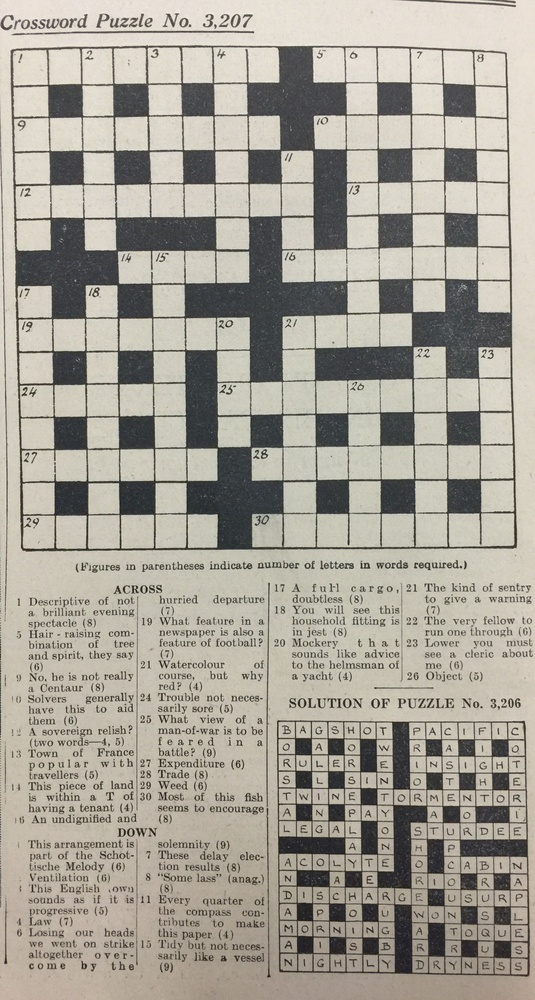
#> input picture computer vision/imagenes/crucigrama.jpg, 535 x 1000 px, shrunk from 1634 x 3053 before the run
$ python tresh.py
#> lines starting #> are read from the running program, lines starting #| are printed output that depends on the picture; after the words box and inside, x2 and y2 are one past the last pixel; in counts of white or black regions, pixels touching at a corner belong together
import cv2
import matplotlib.pyplot as plt
#matplotlib inline

img = cv2.imread('./imagenes/crucigrama.jpg', 0)
#> img: shape (1000, 535); min 16, max 246, mean 162.5

fig = plt.figure(figsize=(10, 10))
ax = fig.add_subplot(111)


corte, threshold1 = cv2.threshold(img, 127, 255, cv2.THRESH_BINARY)
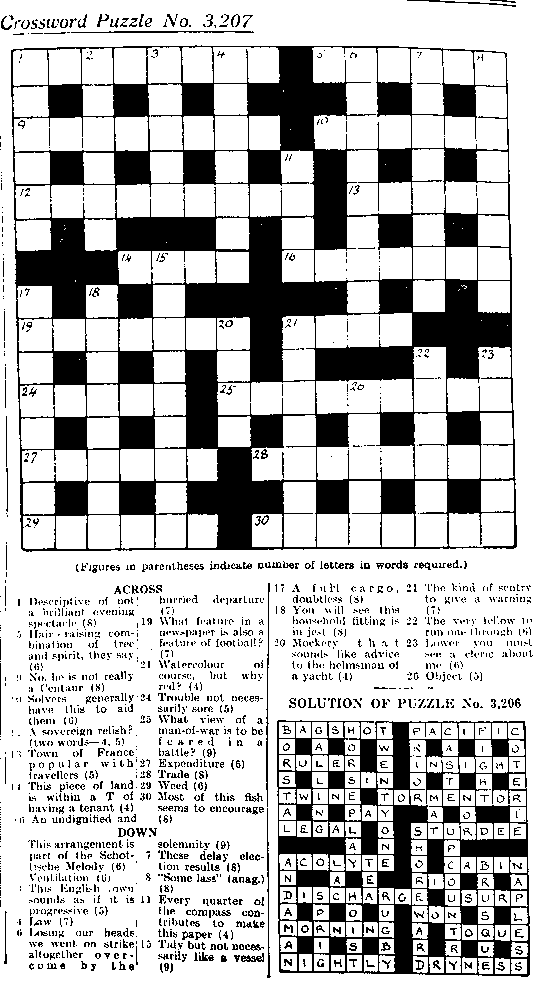
#> threshold1: shape (1000, 535); 74.2% white; 2362 black regions (2033 under 20 px), largest, box (x1, y1, x2, y2) and area: (11, 45, 517, 552) 88749, (277, 720, 530, 977) 24510, (266, 583, 270, 807) 307

ax.imshow(threshold1, cmap='gray')
plt.show()

threshold3 = cv2.adaptiveThreshold(
    img, 255,
    cv2.ADAPTIVE_THRESH_MEAN_C,
    cv2.THRESH_BINARY,
    11, 10
)
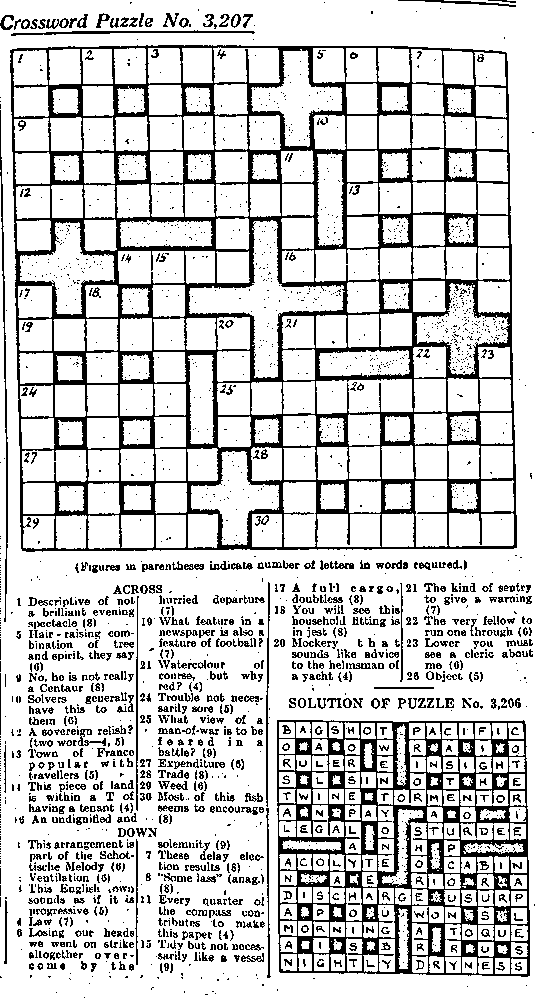
#> threshold3: shape (1000, 535); 80.6% white; 2550 black regions (1661 under 20 px), largest, box (x1, y1, x2, y2) and area: (10, 45, 517, 552) 46329, (277, 720, 530, 977) 19076, (0, 110, 8, 622) 887

fig = plt.figure(figsize=(10, 10))
ax = fig.add_subplot(111)
ax.imshow(threshold3, cmap='gray')
plt.show()

mezcla = cv2.addWeighted(src1=threshold1, alpha= 0.5, src2 = threshold3 , beta = 0.5, gamma = 0)
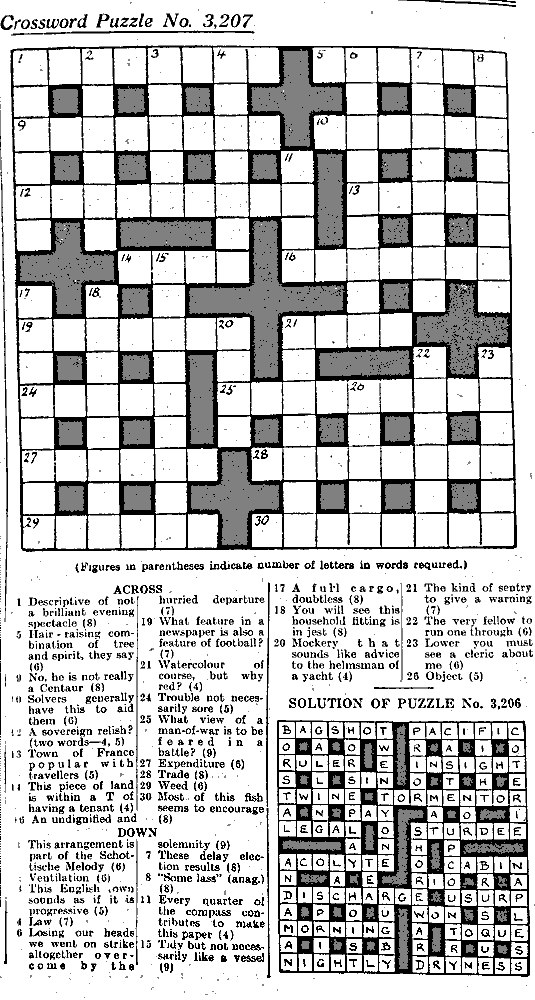
#> mezcla: shape (1000, 535); min 0, max 255, mean 197.3
fig = plt.figure(figsize=(10, 10))
ax = fig.add_subplot(111)
ax.imshow(mezcla, cmap='gray')
plt.show()

$ run again, with computer vision/imagenes/ajedrez_real.jpg copied over computer vision/imagenes/crucigrama.jpg
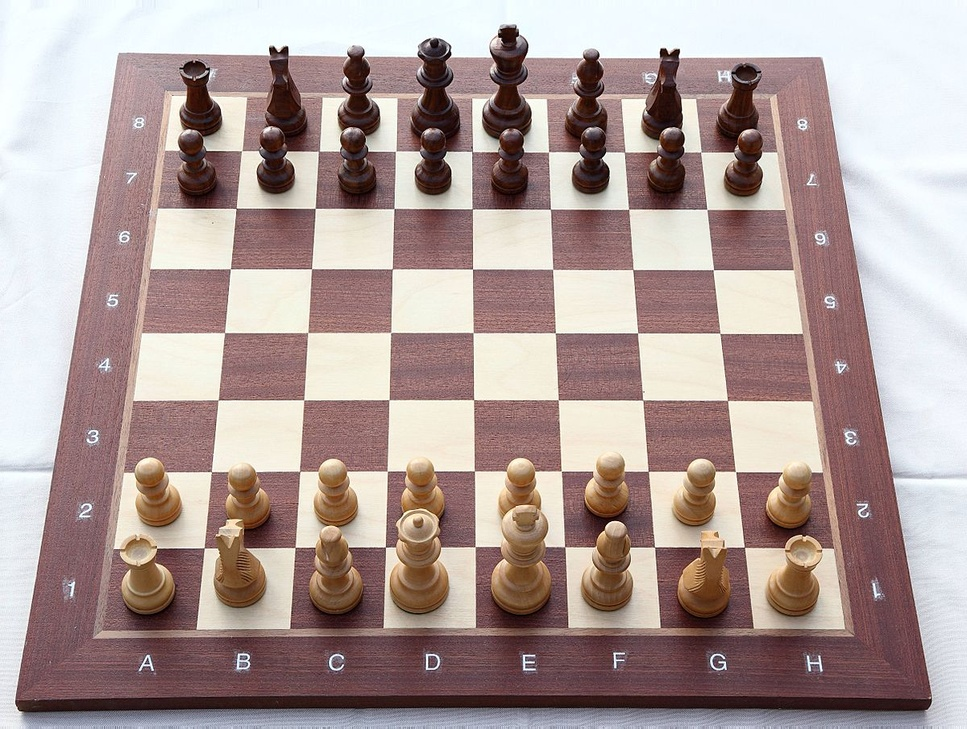
#> input picture computer vision/imagenes/ajedrez_real.jpg, 967 x 729 px, shrunk from 1200 x 905 before the run
#> `corte, threshold1 = cv2.threshold(img, 127, 255, cv2.THRESH_BINARY)`:
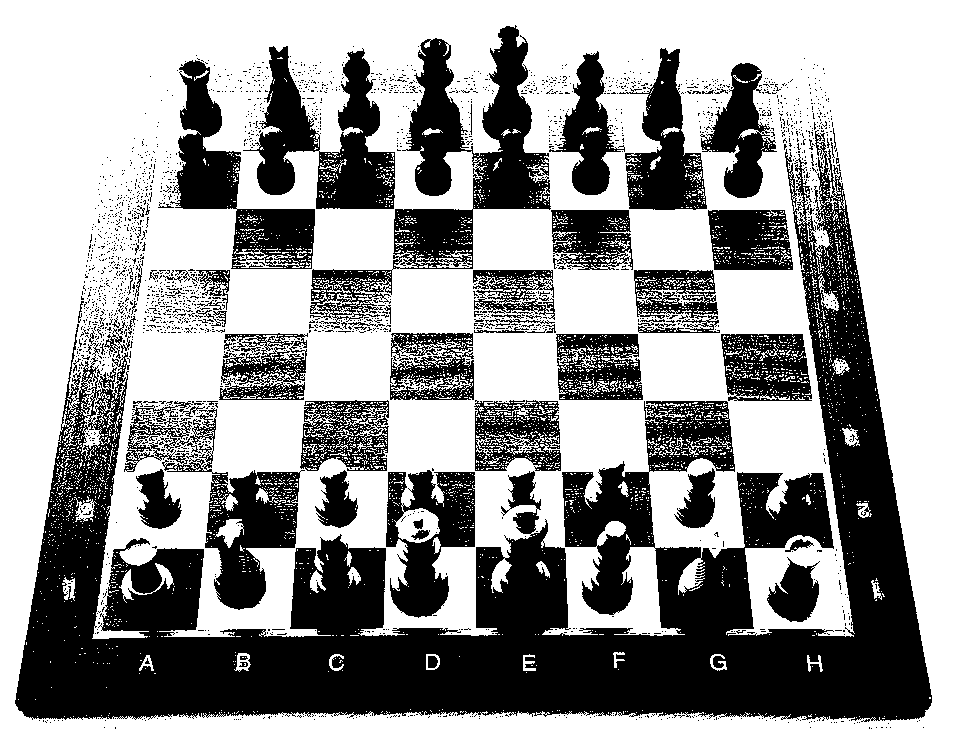
#> threshold1: shape (729, 967); 59.9% white; 2332 black regions (2252 under 20 px), largest, box (x1, y1, x2, y2) and area: (15, 130, 932, 722) 158252, (310, 25, 551, 325) 19185, (243, 46, 395, 209) 11473
#> threshold3: shape (729, 967); 81.2% white; 13164 black regions (12893 under 20 px), largest, box (x1, y1, x2, y2) and area: (97, 96, 835, 634) 38866, (15, 53, 932, 713) 13294, (92, 94, 859, 645) 4669
#> `mezcla = cv2.addWeighted(src1=threshold1, alpha= 0.5, src2 = threshold..`:
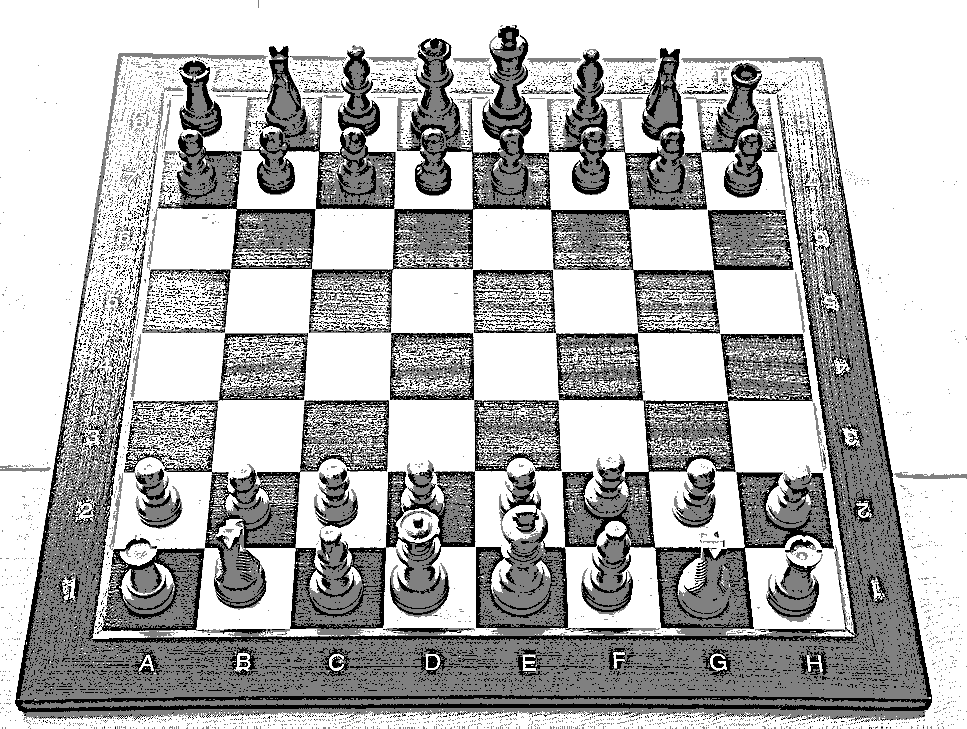
#> mezcla: shape (729, 967); min 0, max 255, mean 180

$ run again, with computer vision/imagenes/ladrillos.jpg copied over computer vision/imagenes/crucigrama.jpg
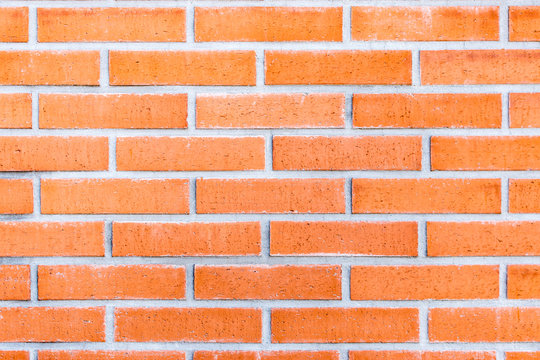
#> input picture computer vision/imagenes/ladrillos.jpg, 540 x 360 px
#> `corte, threshold1 = cv2.threshold(img, 127, 255, cv2.THRESH_BINARY)`:
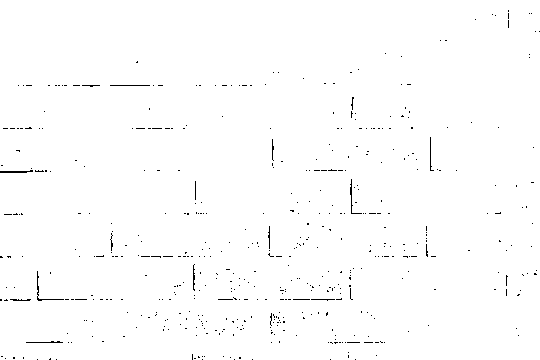
#> threshold1: shape (360, 540); 99.2% white; black in thin lines or dots
#> threshold3: shape (360, 540); 81.9% white; black in thin lines or dots
#> `mezcla = cv2.addWeighted(src1=threshold1, alpha= 0.5, src2 = threshold..`:
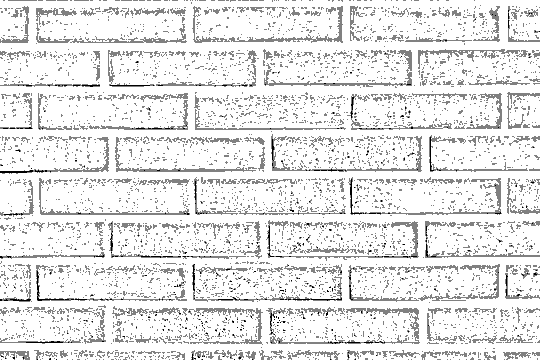
#> mezcla: shape (360, 540); min 0, max 255, mean 231

$ run again, with computer vision/imagenes/perro.jpg copied over computer vision/imagenes/crucigrama.jpg
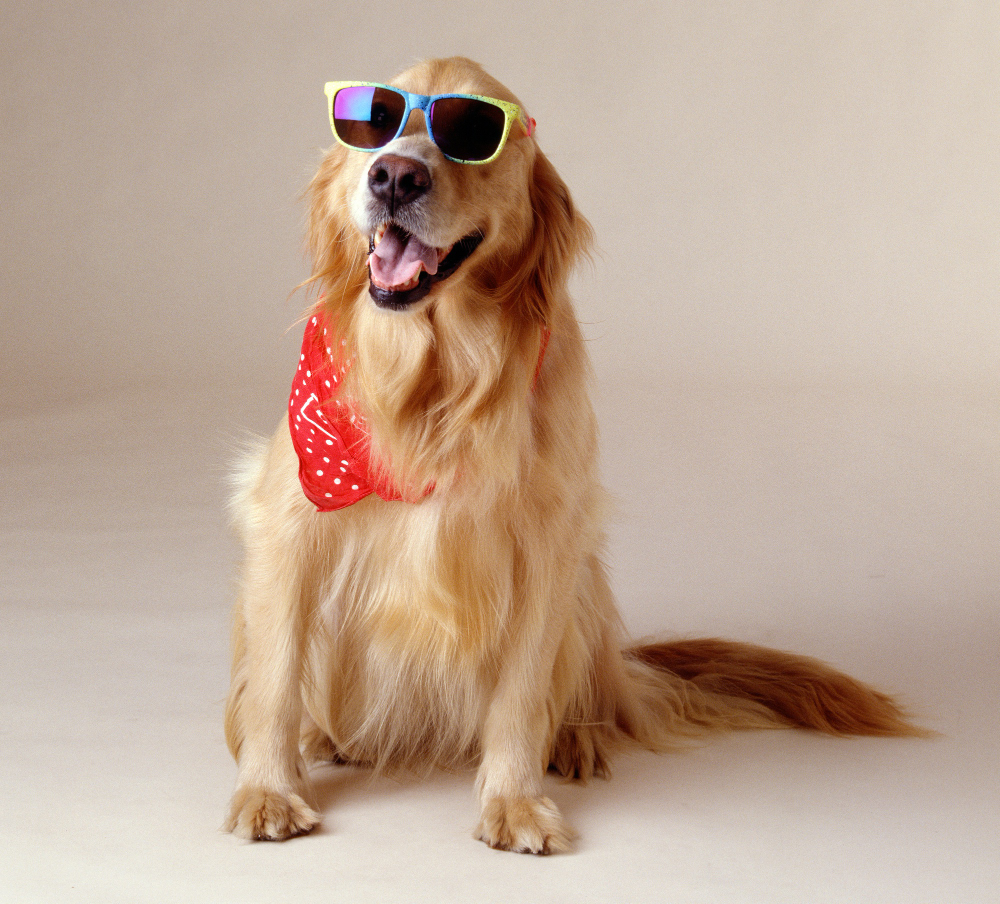
#> input picture computer vision/imagenes/perro.jpg, 1000 x 904 px
#> `corte, threshold1 = cv2.threshold(img, 127, 255, cv2.THRESH_BINARY)`:
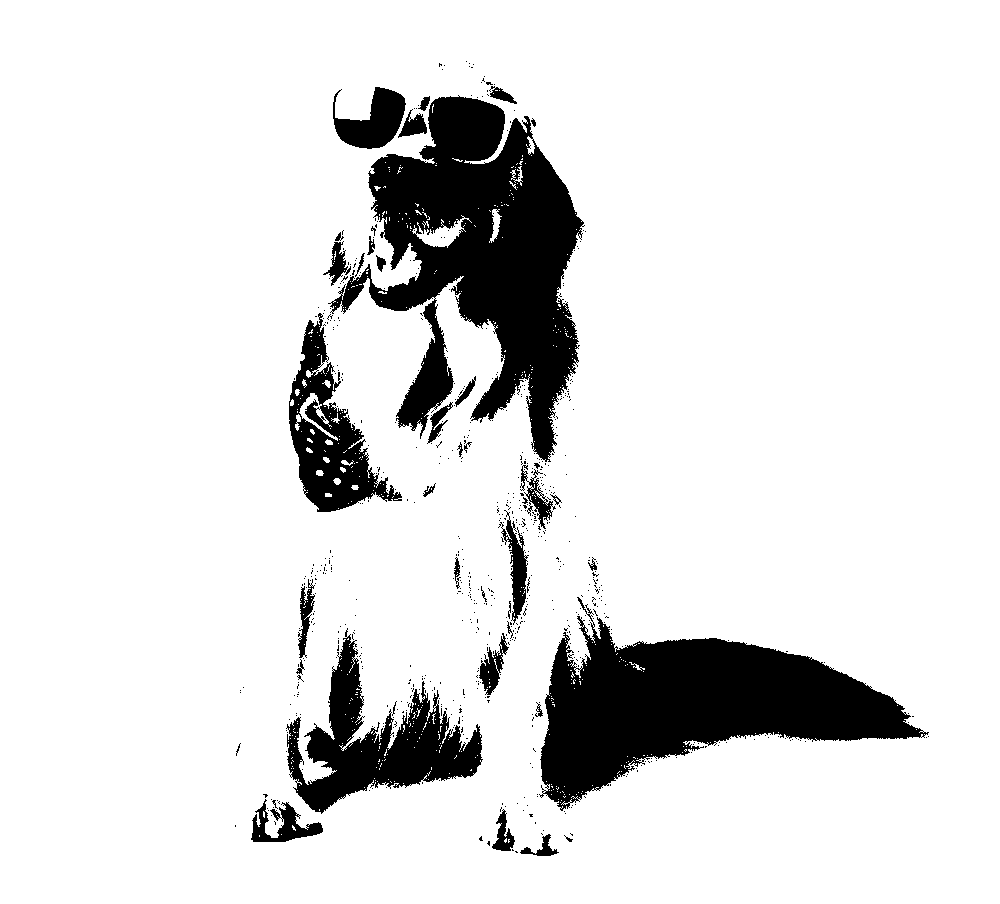
#> threshold1: shape (904, 1000); 87.6% white; 684 black regions (645 under 20 px), largest, box (x1, y1, x2, y2) and area: (328, 95, 585, 462) 43144, (539, 597, 929, 811) 35911, (286, 628, 483, 814) 13226
#> threshold3: shape (904, 1000); 95.4% white; black in thin lines or dots
#> `mezcla = cv2.addWeighted(src1=threshold1, alpha= 0.5, src2 = threshold..`:
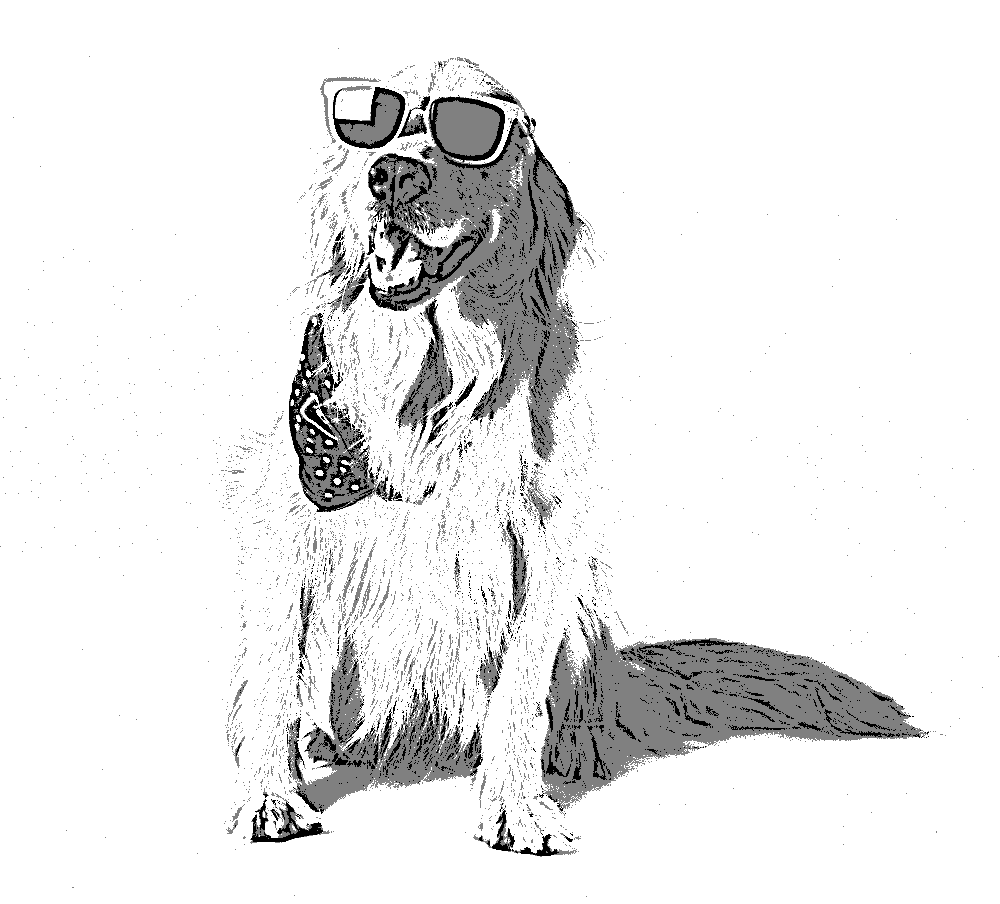
#> mezcla: shape (904, 1000); min 0, max 255, mean 233.4
